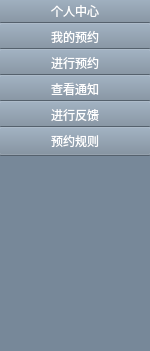
   <widget class="QWidget" name="widget" native="true">
    <property name="geometry">
     <rect>
      <x>0</x>
      <y>0</y>
      <width>150</width>
      <height>351</height>
     </rect>
    </property>
    <property name="autoFillBackground">
     <bool>false</bool>
    </property>
    <property name="styleSheet">
     <string notr="true">background-color: rgb(119, 136, 153);</string>
    </property>
    <widget class="QPushButton" name="pushButton">
     <property name="geometry">
      <rect>
       <x>-2</x>
       <y>-4</y>
       <width>154</width>
       <height>30</height>
      </rect>
     </property>
     <property name="font">
      <font>
       <family>Arial</family>
       <weight>50</weight>
       <bold>false</bold>
      </font>
     </property>
     <property name="styleSheet">
      <string notr="true">background-color: rgb(119, 136, 153);
color: rgb(255, 255, 255);</string>
     </property>
     <property name="text">
      <string>个人中心</string>
     </property>
    </widget>
    <widget class="QPushButton" name="pushButton_2">
     <property name="geometry">
      <rect>
       <x>-2</x>
       <y>22</y>
       <width>154</width>
       <height>30</height>
      </rect>
     </property>
     <property name="font">
      <font>
       <family>Arial</family>
       <weight>50</weight>
       <bold>false</bold>
      </font>
     </property>
     <property name="styleSheet">
      <string notr="true">background-color: rgb(119, 136, 153);
color: rgb(255, 255, 255);
</string>
     </property>
     <property name="text">
      <string>我的预约</string>
     </property>
    </widget>
    <widget class="QPushButton" name="pushButton_3">
     <property name="geometry">
      <rect>
       <x>-2</x>
       <y>48</y>
       <width>154</width>
       <height>30</height>
      </rect>
     </property>
     <property name="font">
      <font>
       <family>Arial</family>
       <weight>50</weight>
       <bold>false</bold>
      </font>
     </property>
     <property name="styleSheet">
      <string notr="true">background-color: rgb(119, 136, 153);
color: rgb(255, 255, 255);</string>
     </property>
     <property name="text">
      <string>进行预约</string>
     </property>
    </widget>
    <widget class="QPushButton" name="pushButton_4">
     <property name="geometry">
      <rect>
       <x>-2</x>
       <y>126</y>
       <width>154</width>
       <height>30</height>
      </rect>
     </property>
     <property name="font">
      <font>
       <family>Arial</family>
       <weight>50</weight>
       <bold>false</bold>
      </font>
     </property>
     <property name="cursor">
      <cursorShape>ArrowCursor</cursorShape>
     </property>
     <property name="styleSheet">
      <string notr="true">background-color: rgb(119, 136, 153);
color: rgb(255, 255, 255);
</string>
     </property>
     <property name="text">
      <string>预约规则</string>
     </property>
    </widget>
    <widget class="QPushButton" name="pushButton_17">
     <property name="geometry">
      <rect>
       <x>-2</x>
       <y>74</y>
       <width>154</width>
       <height>30</height>
      </rect>
     </property>
     <property name="font">
      <font>
       <family>Arial</family>
       <weight>50</weight>
       <bold>false</bold>
      </font>
     </property>
     <property name="cursor">
      <cursorShape>ArrowCursor</cursorShape>
     </property>
     <property name="styleSheet">
      <string notr="true">background-color: rgb(119, 136, 153);
color: rgb(255, 255, 255);
</string>
     </property>
     <property name="text">
      <string>查看通知</string>
     </property>
    </widget>
    <widget class="QPushButton" name="pushButton_18">
     <property name="geometry">
      <rect>
       <x>-2</x>
       <y>100</y>
       <width>154</width>
       <height>30</height>
      </rect>
     </property>
     <property name="font">
      <font>
       <family>Arial</family>
       <weight>50</weight>
       <bold>false</bold>
      </font>
     </property>
     <property name="cursor">
      <cursorShape>ArrowCursor</cursorShape>
     </property>
     <property name="styleSheet">
      <string notr="true">background-color: rgb(119, 136, 153);
color: rgb(255, 255, 255);
</string>
     </property>
     <property name="text">
      <string>进行反馈</string>
     </property>
    </widget>
    <zorder>pushButton</zorder>
    <zorder>pushButton_2</zorder>
    <zorder>pushButton_3</zorder>
    <zorder>pushButton_17</zorder>
    <zorder>pushButton_18</zorder>
    <zorder>pushButton_4</zorder>
   </widget>
